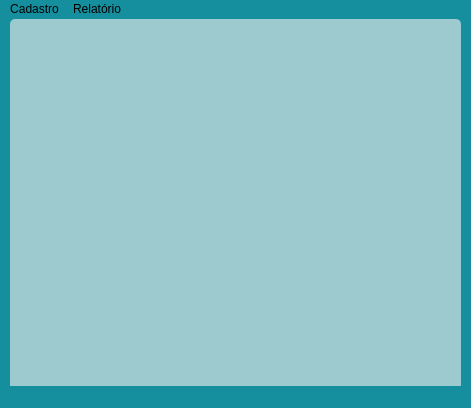
<?xml version="1.0" encoding="UTF-8"?>
<ui version="4.0">
 <class>FrmPrincipal</class>
 <widget class="QMainWindow" name="FrmPrincipal">
  <property name="geometry">
   <rect>
    <x>0</x>
    <y>0</y>
    <width>471</width>
    <height>408</height>
   </rect>
  </property>
  <property name="sizePolicy">
   <sizepolicy hsizetype="Expanding" vsizetype="Expanding">
    <horstretch>0</horstretch>
    <verstretch>0</verstretch>
   </sizepolicy>
  </property>
  <property name="windowTitle">
   <string>Bem Limpinho</string>
  </property>
  <property name="styleSheet">
   <string notr="true">background-color: rgb(21, 143, 157);</string>
  </property>
  <widget class="QWidget" name="centralwidget">
   <widget class="QWidget" name="widget" native="true">
    <property name="geometry">
     <rect>
      <x>10</x>
      <y>0</y>
      <width>451</width>
      <height>371</height>
     </rect>
    </property>
    <property name="styleSheet">
     <string notr="true">background-color: rgb(156, 202, 206);
border-radius:5px</string>
    </property>
   </widget>
  </widget>
  <widget class="QMenuBar" name="menubar">
   <property name="geometry">
    <rect>
     <x>0</x>
     <y>0</y>
     <width>471</width>
     <height>21</height>
    </rect>
   </property>
   <widget class="QMenu" name="menuCadastro">
    <property name="title">
     <string>Cadastro</string>
    </property>
    <widget class="QMenu" name="menuUsu_rio">
     <property name="title">
      <string>Usuário</string>
     </property>
     <addaction name="actionCadastra_Usu_rio"/>
     <addaction name="actionAltera_Senha"/>
     <addaction name="actionControle_de_Acesso"/>
    </widget>
    <widget class="QMenu" name="menuCliente">
     <property name="title">
      <string>Cliente</string>
     </property>
     <addaction name="actionCadasta_Cliente"/>
     <addaction name="actionAltera_Cliente"/>
     <addaction name="actionConsulta_Cliente"/>
     <addaction name="actionExclui_Cliente"/>
    </widget>
    <widget class="QMenu" name="menuMascote">
     <property name="title">
      <string>Mascote</string>
     </property>
     <addaction name="actionCadastro_Mascote"/>
     <addaction name="actionAltera_Mascote"/>
     <addaction name="actionConsulta_Mascote"/>
     <addaction name="actionExclui_Mascote"/>
    </widget>
    <addaction name="menuCliente"/>
    <addaction name="menuMascote"/>
    <addaction name="separator"/>
    <addaction name="actionProduto"/>
    <addaction name="actionServi_o"/>
    <addaction name="separator"/>
    <addaction name="actionAgenda"/>
    <addaction name="menuUsu_rio"/>
   </widget>
   <widget class="QMenu" name="menuRelat_rio">
    <property name="title">
     <string>Relatório</string>
    </property>
    <addaction name="actionUsu_rios"/>
   </widget>
   <addaction name="menuCadastro"/>
   <addaction name="menuRelat_rio"/>
  </widget>
  <widget class="QStatusBar" name="statusbar"/>
  <action name="actionProduto">
   <property name="text">
    <string>Produto</string>
   </property>
  </action>
  <action name="actionServi_o">
   <property name="text">
    <string>Serviço</string>
   </property>
  </action>
  <action name="actionAgenda">
   <property name="text">
    <string>Agenda</string>
   </property>
  </action>
  <action name="actionUsu_rios">
   <property name="text">
    <string>Exibe Usuários</string>
   </property>
  </action>
  <action name="actionCadastra_Usu_rio">
   <property name="text">
    <string>Cadastra Usuário</string>
   </property>
  </action>
  <action name="actionAltera_Senha">
   <property name="text">
    <string>Altera Senha</string>
   </property>
  </action>
  <action name="actionControle_de_Acesso">
   <property name="text">
    <string>Cadastro de Acesso</string>
   </property>
  </action>
  <action name="actionCadasta_Cliente">
   <property name="text">
    <string>Cadasta Cliente</string>
   </property>
  </action>
  <action name="actionAltera_Cliente">
   <property name="text">
    <string>Altera Cliente</string>
   </property>
  </action>
  <action name="actionConsulta_Cliente">
   <property name="text">
    <string>Consulta Cliente</string>
   </property>
  </action>
  <action name="actionCadastro_Mascote">
   <property name="text">
    <string>Cadastro Mascote</string>
   </property>
  </action>
  <action name="actionAltera_Mascote">
   <property name="text">
    <string>Altera Mascote</string>
   </property>
  </action>
  <action name="actionConsulta_Mascote">
   <property name="text">
    <string>Consulta Mascote</string>
   </property>
  </action>
  <action name="actionExclui_Cliente">
   <property name="text">
    <string>Exclui Cliente</string>
   </property>
  </action>
  <action name="actionExclui_Mascote">
   <property name="text">
    <string>Exclui Mascote</string>
   </property>
  </action>
 </widget>
 <resources/>
 <connections/>
</ui>
